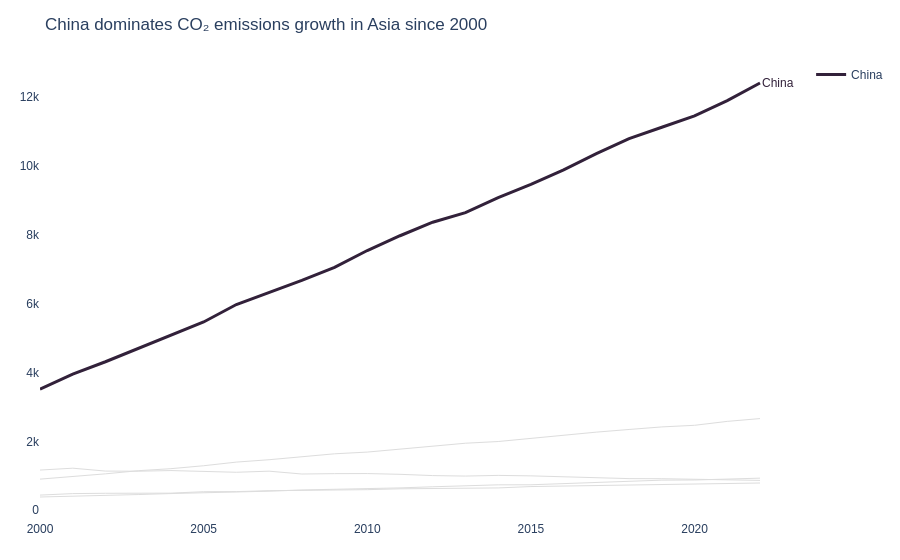

The cell this chart's notebook holds for it:
### Code cell
# Task 1 — Multi-series line with highlight

asia_df = df[df['Region'] == 'Asia']

highlight_country = "China"  # you can change this

fig = go.Figure()

# Loop through countries
for country in asia_df['Country'].unique():
    country_data = asia_df[asia_df['Country'] == country]
    
    if country == highlight_country:
        fig.add_trace(go.Scatter(
            x=country_data['Year'],
            y=country_data['CO2_Mt'],
            mode='lines',
            line=dict(color='#32213a', width=3),
            name=country
        ))
        
        # Add direct label at end
        fig.add_annotation(
            x=country_data['Year'].max(),
            y=country_data['CO2_Mt'].iloc[-1],
            text=country,
            showarrow=False,
            font=dict(size=12, color='#32213a'),
            xanchor='left'
        )
        
    else:
        fig.add_trace(go.Scatter(
            x=country_data['Year'],
            y=country_data['CO2_Mt'],
            mode='lines',
            line=dict(color='#DDDDDD', width=1),
            hoverinfo='skip',
            showlegend=False
        ))

# Layout styling 
fig.update_layout(
    title="China dominates CO₂ emissions growth in Asia since 2000",
    plot_bgcolor='white',
    paper_bgcolor='white',
    font=dict(family='Arial', size=12),
    margin=dict(l=40, r=40, t=60, b=40),
)

# Remove clutter
fig.update_xaxes(showgrid=False, zeroline=False)
fig.update_yaxes(showgrid=False, zeroline=False)

fig.show()

### Figure 1 — Plotly figure (JSON) as saved in the notebook; plotly's stock layout.template omitted (floating-point values rounded to 4 significant figures)
{"data": [{"line": {"color": "#32213a", "width": 3}, "mode": "lines", "name": "China", "type": "scatter", "x": [2000, 2001, 2002, 2003, 2004, 2005, 2006, 2007, 2008, 2009, 2010, 2011, 2012, 2013, 2014, 2015, 2016, 2017, 2018, 2019, 2020, 2021, 2022], "y": [3514.0, 3952.0, 4312.0, 4692.0, 5079.0, 5468.0, 5974.0, 6323.0, 6673.0, 7053.0, 7543.0, 7972.0, 8365.0, 8641.0, 9078.0, 9466.0, 9887.0, 10360.0, 10790.0, 11130.0, 11450.0, 11900.0, 12410.0]}, {"hoverinfo": "skip", "line": {"color": "#DDDDDD", "width": 1}, "mode": "lines", "showlegend": false, "type": "scatter", "x": [2000, 2001, 2002, 2003, 2004, 2005, 2006, 2007, 2008, 2009, 2010, 2011, 2012, 2013, 2014, 2015, 2016, 2017, 2018, 2019, 2020, 2021, 2022], "y": [901.6, 974.6, 1056.0, 1146.0, 1205.0, 1291.0, 1396.0, 1466.0, 1542.0, 1637.0, 1687.0, 1774.0, 1865.0, 1945.0, 1994.0, 2092.0, 2177.0, 2267.0, 2345.0, 2419.0, 2466.0, 2580.0, 2661.0]}, {"hoverinfo": "skip", "line": {"color": "#DDDDDD", "width": 1}, "mode": "lines", "showlegend": false, "type": "scatter", "x": [2000, 2001, 2002, 2003, 2004, 2005, 2006, 2007, 2008, 2009, 2010, 2011, 2012, 2013, 2014, 2015, 2016, 2017, 2018, 2019, 2020, 2021, 2022], "y": [1166.0, 1220.0, 1136.0, 1131.0, 1151.0, 1127.0, 1101.0, 1133.0, 1050.0, 1061.0, 1064.0, 1042.0, 1005.0, 990.9, 1010.0, 996.6, 967.4, 925.1, 916.6, 914.5, 902.8, 898.1, 865.1]}, {"hoverinfo": "skip", "line": {"color": "#DDDDDD", "width": 1}, "mode": "lines", "showlegend": false, "type": "scatter", "x": [2000, 2001, 2002, 2003, 2004, 2005, 2006, 2007, 2008, 2009, 2010, 2011, 2012, 2013, 2014, 2015, 2016, 2017, 2018, 2019, 2020, 2021, 2022], "y": [438.1, 481.5, 490.6, 490.8, 494.6, 537.2, 539.0, 566.1, 570.0, 585.4, 595.9, 620.6, 631.1, 649.6, 646.2, 686.5, 704.0, 706.0, 738.5, 750.8, 755.8, 777.3, 789.5]}, {"hoverinfo": "skip", "line": {"color": "#DDDDDD", "width": 1}, "mode": "lines", "showlegend": false, "type": "scatter", "x": [2000, 2001, 2002, 2003, 2004, 2005, 2006, 2007, 2008, 2009, 2010, 2011, 2012, 2013, 2014, 2015, 2016, 2017, 2018, 2019, 2020, 2021, 2022], "y": [382.8, 400.4, 430.7, 453.8, 482.6, 501.9, 533.0, 551.8, 586.6, 602.5, 614.5, 647.3, 680.1, 717.7, 736.3, 738.2, 768.8, 813.7, 834.8, 872.3, 876.5, 898.5, 930.5]}], "layout": {"annotations": [{"font": {"color": "#32213a", "size": 12}, "showarrow": false, "text": "China", "x": 2022, "xanchor": "left", "y": 12410.0}], "font": {"family": "Arial", "size": 12}, "margin": {"b": 40, "l": 40, "r": 40, "t": 60}, "paper_bgcolor": "white", "plot_bgcolor": "white", "title": {"text": "China dominates CO₂ emissions growth in Asia since 2000"}, "xaxis": {"showgrid": false, "zeroline": false}, "yaxis": {"showgrid": false, "zeroline": false}}}
